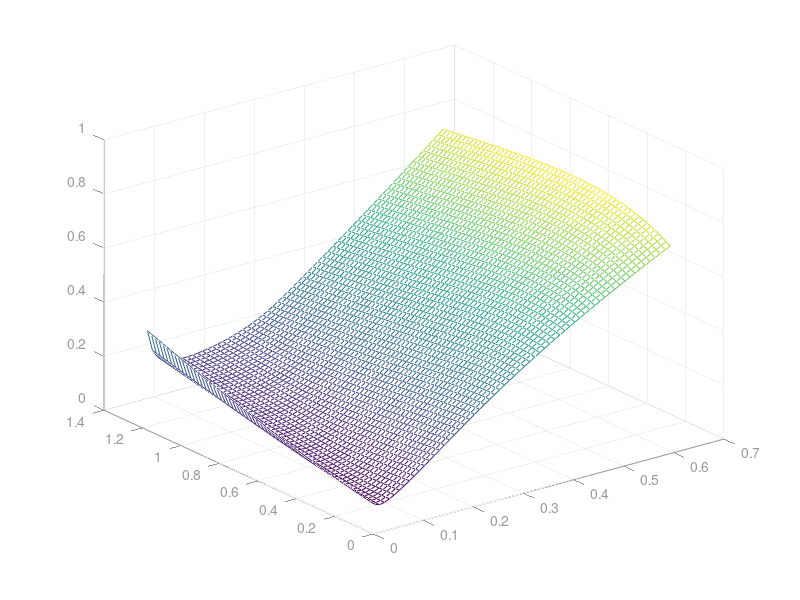

Write the MATLAB code that produced this figure. (Note: this script raises an error after producing the figure.)
% main for growth simulation
% real parameters, simple and full simulation
% unit of time is min^{-1} in accord with those of rates
% rates per biomass, Ks are deminsionless?
% we assume that the unit of N is g/L

% MATLAB supports versions Python 2.7, 3.6, and 3.7

clear;clc;
% parameters are set to global variables
global r1 r2 m1 m2 Kc1 Kn1 Kp1 Kn2 Kp2 Re1 NPh Nf1 Nf2 Pf Q1c Q1n Q1p Q2c Q2n Q2p
global ga1 ga2 pH0

% growth & decay rate
r1=log(2)/30;
r2=0.035/60;
m1=0.196/60; % 14.812 min^{-1} 
m2=0.0035/60;
r2=r2*1.13;

% half-saturation constants, unit: L^{-1}
% B. S
Kc1=2.865*0.4;
Kn1=0.638;
Kp1=0.057;
% cyanobacteria
% Kn2=9.31;
Kn2=0.050993; % lansijun
Kp2=0.018739; % tonglvjiadanbao

% Q, constant
% B. S
% Q1c=0.303; % estimated elemental mass fraction
Q1c=0.34*8/0.3*1e-3*72; % reciprocal of growth/biomass yield
Q1n=0.0734;
Q1p=0.00607;
% Nostoc
Q2c=0.2523; % estimated elemental mass fraction
%Q2c=0.488/0.65; % not sensitivity, little change in result
Q2n=0.0846;
Q2p=0.00248;

% To be realistic, we divide Nostoc into vegetative and N-fixing cells
f_Nf=0.1;f_Ph=1-f_Nf; 

% rates, as constant
% B. S respiration, maintenance energy coefficient of 0.67 mmol glucose/g CDW/h
Re1=0.67e-3*12/60; 
% (pseudomonas aeruginosa) net photosynthesis rate, 4.41+-0.16μmol(mg·min)
I=100000/54; % luminosity on a sunny day
% I=45.7; % literature value
% NPh=4.41e-3*12.01*tanh(I*0.016/4.41); % 0.0530
NPh=4.41e-3*12.01*I/(165+I+I^2/457); % 0.0103
NPh=NPh*f_Ph;
% bacteria, N decomposition
Nf1=2.600e-4;
% Nf1=2.5e-4;
% Nostoc N_fixation, 1.72+-0.25 fmol N/cell/h，estimated single cell weight
Nf2=1.72e-15*14.01/60*(7722e6/0.42); 
Nf2=Nf2*f_Nf;
% Nf2=Nf2*70s;
% B.S P-solubilization, inorganic+organic
% Pf=8.87e-4/1440+0; 
% Pf=Pf*10;
Pf=31.0049e-3/1440;

% pH
pH0=9.1;


%% simulation setup
% variables
% biomass, 1 for B.S, 2 for Nostoc
% c,n,p for the element

% initial values
% cell density, Nostoc > B.S often
n1=0.1;n2=0.2;
% nutrient concentration, unit: g/L

% option 1: natural condition
% sand dune
rc=7.2e-3;rn=2.6e-4;rp=8.88e-7;rho=1.426e3;
% plants
% rc=2.35e-2;rn=2.8e-4;rp=3.676e-6;rho=1.446e3;

rc=rc/1.724; % organic carbon
rn=rn*0.05; % avalible N (inorganic and low-molecular-weight organic)
% rp = rp / 0.06  % just use soluble P

% rho: soil mass / volume in natural state. unit: g/L
% from percentage to mass / volume concentration. unit: g/L
rc=rc*rho;rn=rn*rho;rp=rp*rho; 

% option 2: trial concentration
% rc=0.02;rn=0.001;rp=0.001;rho=1.33e3;

% option 3: cultural medium * 2
% 1 and 2 now means type of medium culture
% % concentration or percentage
% cm1=1;cm2=1;
% % mass fraction
% rc1=1;rn1=1;rp1=1;
% rc2=1;rn2=1;rp2=1;
% % mixture
% rc=cm1*rc1+cm2+rc2;
% rn=cm1*rn1+cm2+rn2;
% rp=cm1*rp1+cm2+rp2;

days=15;
% days=5;
t_max=1440*days; % 1 day=1440 min

% num1=20;num2=20;
% var1=linspace(Nf1*0.9,Nf1*1.00,num1); % Nf1
% var2=linspace(Pf/4,Pf/4*5,num2); % Pf
% var1=linspace(rn*0.6,rn*1.5,num1); % rn,rp
% var2=linspace(rp*1,rp*10,num2);
% var1=linspace(Kp1*0.6,Kp1*2.5,num1); % Kp
% var2=linspace(Kp2*0.6,Kp2*2.5,num2);
% var1=linspace(Kn1*0.6,Kn1*2.5,num1); % Kn
% var2=linspace(Kn2*0.6,Kn2*2.5,num2);

num1=60;num2=60;
var1=linspace(n1*0.1,n1*6,num1); % n1
var2=linspace(n2*0.1,n2*6,num2);
% num1=10;num2=10;
% var1=linspace(n1*0.05,n1*0.5,num1); % n1
% var2=linspace(n2*0.05,n2*0.5,num2);

biomass=zeros(num1,num2,2);

%% simple version, without EPS
% for i=1:num1
%     for j=1:num2
%         fprintf('i=%d, j=%d\n',i,j);
% %         Nf1=var1(i);
% %         Pf=var2(j);
%         n1=var1(i);
%         n2=var2(j);
% %         rn=var1(i);
% %         rp=var2(j);
% %         Kp1=var1(i);
% %         Kp2=var2(j); 
% %         Kn1=x(i,j);
% %         Kn2=y(i,j); 
%         [N1, N2, Rc, Rn, Rp, time, G1, G2]=numerical_simulation(n1, n2, rc, rn, rp, t_max);
%         biomass(i,j,1)=N1(t_max);
%         biomass(i,j,2)=N2(t_max);
%     end
% end

%% plot
clc;clf;

biomass=load('data_init').biomass;
[x,y]=meshgrid(var1,var2);

figure(1)
% title('Kp1,Kp2')
title('adjusting initial biomass concentration')
% BS
% subplot(1,2,1)
set(gcf,'position',[0.2,0.2,500,500]);
mesh(x,y,biomass(:,:,1));
set(gca,'XColor','#999999') 
set(gca,'YColor','#999999') 
set(gca,'ZColor','#999999')
export_fig surface -transparent;
% hold on
% scatter3(var1(5),var2(1),biomass(5,1,1),'*');
% title('B.S biomass when days='+string(days))
% xlabel('n_1')
% ylabel('n_2')
% hold on
% idx=30; % fix n1 and see the curve
% % n10=var1(idx); 
% % plot3(x(:,idx),y(:,idx),biomass(:,idx,1),'r*');
% n20=var2(idx); 
% plot3(x(idx,:),y(idx,:),biomass(idx,:,1),'r*');
% zlim([0,0.1]);

% Nostoc
% subplot(1,2,2)
figure(2)
mesh(x,y,biomass(:,:,2));
set(gca,'XColor','#999999') 
set(gca,'YColor','#999999') 
set(gca,'ZColor','#999999') 
% hold on
% plot3(var1(5),var2(1),biomass(5,1,2));
% title('Nostoc biomass when days='+string(days))
% xlabel('n1')
% ylabel('n2')
% zlim([0.6,0.8]);

% figure(2)
% b1=reshape(biomass(:,:,1),[num1*num2,1]);
% b2=reshape(biomass(:,:,2),[num1*num2,1]);
% scatter(b1,b2,'*');
% title('phase graph of biomass when days='+string(days))
% xlabel('B.S')
% ylabel('Nostoc')
% all over the figure. meaningless

% for i=1:num1
% % for j=1:num2
%     color1=(1/num1)*i;
%     color2=(1/num1)*(num1/1.2-mod(i,round(num1/2)));
%     color3=(1/num1)*(num1-i/3);
%     color=[color1, color2,color3];
%     hold on
%     plot(biomass(i,:,1),biomass(i,:,2),'color',color);
% end
% title('phase graph of biomass, each line for a fixed n1 when days='+string(days))
% xlabel('B.S')
% ylabel('Nostoc')


% subplot(1,2,1)
% surf(x,y,biomass(:,:,1));
% shading interp;
% title('B.S biomass when days='+string(days))
% xlabel('n_1')
% ylabel('n_2')
% 
% subplot(1,2,2)
% surf(x,y,biomass(:,:,2));
% shading interp;
% title('Nostoc biomass when days='+string(days))
% xlabel('n_1')
% ylabel('n_2')

figure()

%%
save('data_init','biomass');